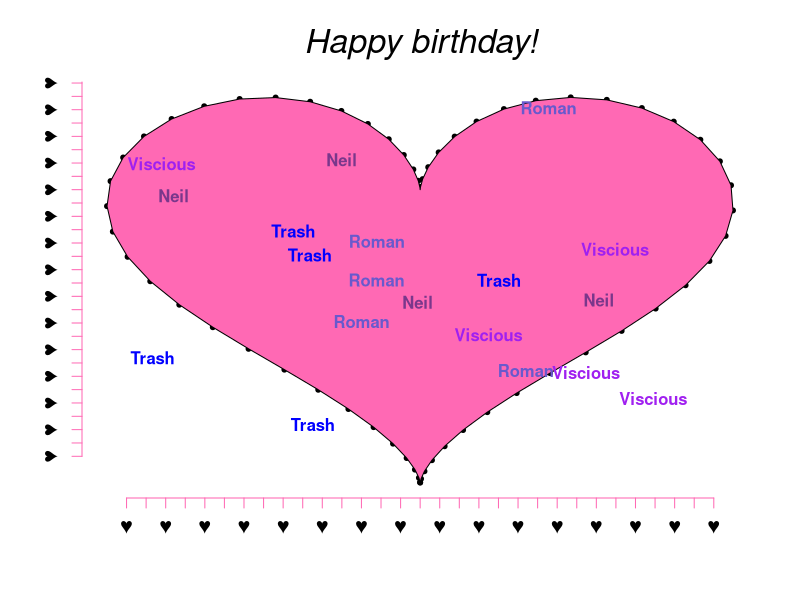

The R source for this figure:
# This code plots a decorative heart birthday card image.
# It uses a parametric equation to create the X and Y values of the heart shape.
# It's based on this tutorial: https://stackoverflow.com/questions/8082429/plot-a-heart-in-r

dat <- data.frame(t=seq(0, 2*pi, by=0.1) )
xhrt <- function(t) 16*sin(t)^3
yhrt <- function(t) 13*cos(t)-5*cos(2*t)-2*cos(3*t)-cos(4*t)
dat$y=yhrt(dat$t)
dat$x=xhrt(dat$t)

text.x <- runif(20, -14, 14)
text.y <- runif(20, -14, 14)

cast <- c("Trash","Viscious","Roman","Neil")
cast.cols <- c("blue","purple","slateblue3","mediumorchid4")

png("Happy_birthday_Viscious_Von_Vixens_Vaudeville.png",h=6,w=6,unit="in",res=300)
with(dat, plot(x,y, col="black",xlab="",ylab="",axes=F,pch=20))
with(dat, polygon(x,y, col="hotpink"))
text(x=text.x,y=text.y, cast, font=2,col=cast.cols)
axis(1,-15:15,rep("♥",31),col=c("hotpink","black"))
axis(2,-15:15,rep("♥",31),col=c("hotpink","black"))
title(main=list("Happy birthday!",cex=2,font=3))
dev.off()
